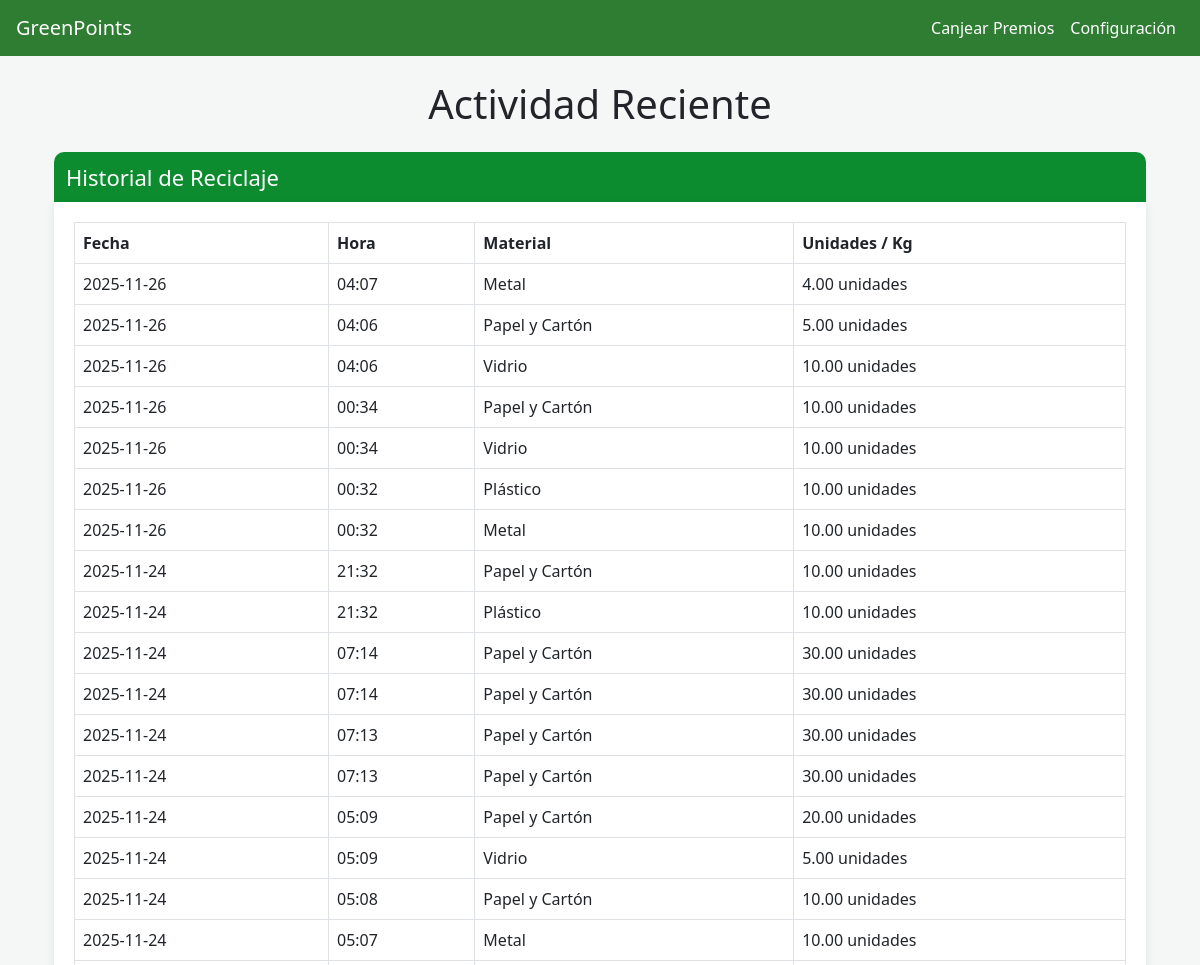
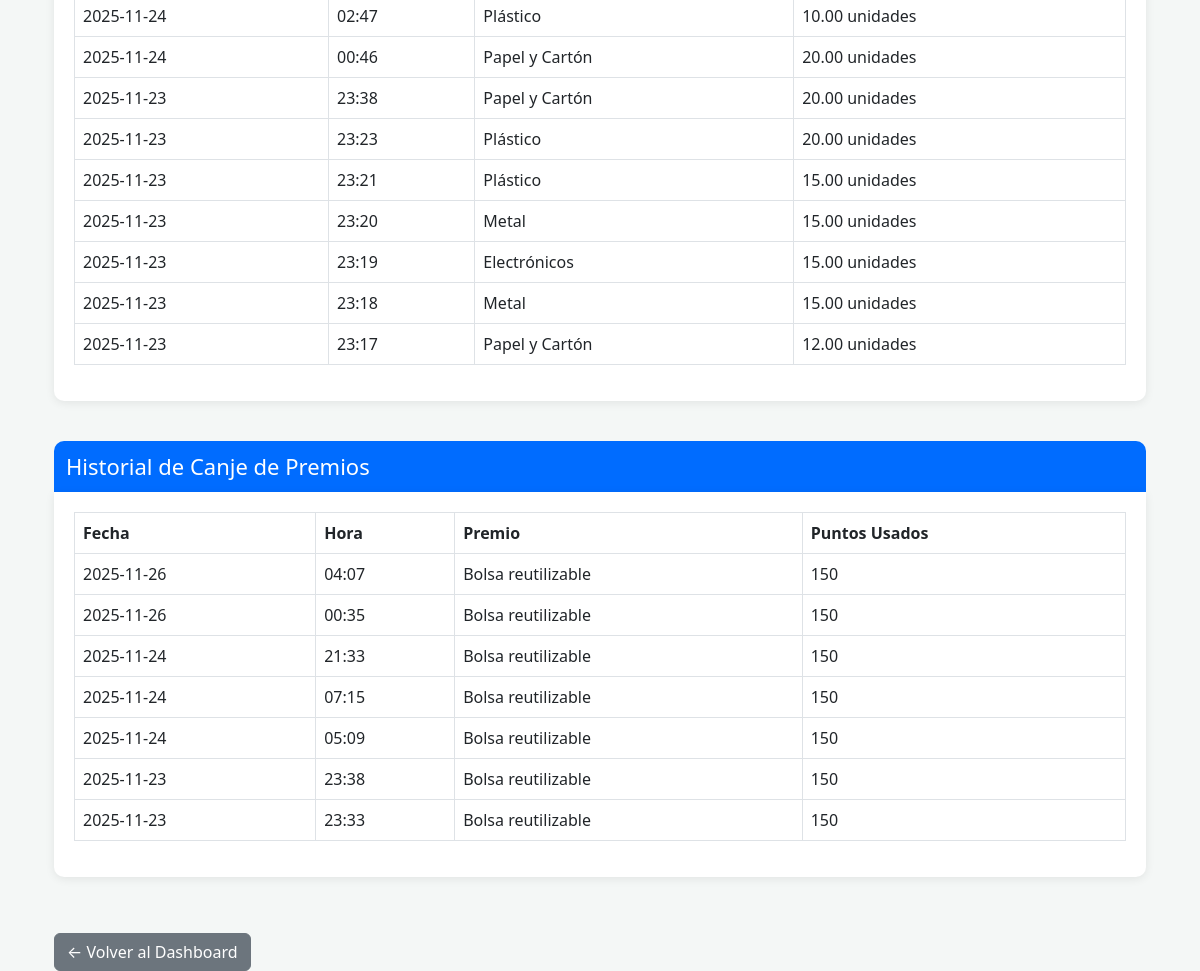
Screenshot of /actividad/ (signed in) with the database file from the repository (2 pictures, top to bottom).
### app/models.py (models this page shows, shortened)
class Reciclaje(models.Model):
    dispositivo = models.ForeignKey(Dispositivo, on_delete=models.CASCADE)
    codigo_usado = models.CharField(max_length=12, unique=True)
    tipo_material = models.CharField(max_length=50)
    peso_kg = models.DecimalField(max_digits=5, decimal_places=2, null=True, blank=True)
    foto = models.ImageField(upload_to="evidencias/", null=True, blank=True)
    nombre = models.CharField(max_length=100)
    apellido = models.CharField(max_length=100)
    correo = models.EmailField()
    telefono = models.CharField(max_length=20)
    puntos = models.IntegerField()
    cantidad = models.DecimalField(max_digits=6, decimal_places=2, null=True, blank=True)
    codigo_canje = models.CharField(max_length=12, unique=True, editable=False)
    fecha_registro = models.DateTimeField(auto_now_add=True)
    codigo_canje_usado = models.BooleanField(default=False)
    usuario = models.ForeignKey(User, on_delete=models.CASCADE, null=True, blank=True)

class Canje(models.Model):
    usuario = models.ForeignKey(User, on_delete=models.CASCADE)
    premio = models.ForeignKey(Premio, on_delete=models.CASCADE)
    fecha_canje = models.DateTimeField(auto_now_add=True)
    puntos_usados = models.IntegerField()

class Premio(models.Model):
    nombre = models.CharField(max_length=100)
    descripcion = models.TextField()
    puntos_necesarios = models.IntegerField()
    imagen = models.ImageField(upload_to='premios/', null=True, blank=True)

### app/views.py (the view)
# urls.py: path('actividad/', views.actividad_reciente, name='actividad_reciente'),
@login_required
def actividad_reciente(request):
    historial_reciclaje = Reciclaje.objects.filter(
        usuario=request.user
        ).exclude(
    tipo_material="Canje de premio"
    ).order_by('-fecha_registro')
    historial_canje = Canje.objects.filter(
        usuario=request.user
    ).order_by('-fecha_canje')
    return render(request, "app/actividad_reciente.html", {
        "historial_reciclaje": historial_reciclaje,
        "historial_canje": historial_canje,
    })

### app/context_processors.py (called while the page is built)
def modo_oscuro(request):
    if request.user.is_authenticated:
        config = ConfigNotificaciones.objects.filter(usuario=request.user).first()
        if config:
            return {'dark_mode': config.modo_oscuro}
    return {'dark_mode': False}

### app/templates/app/actividad_reciente.html (shortened to what this page needs)
{% extends 'app/base2.html' %}
{% load static %}
{% block content %}
<div class="container mt-4">
    <h1 class="text-center mb-4">Actividad Reciente</h1>
    <h3 class="titulo-seccion" style="background:#0C8C2F;">Historial de Reciclaje</h3>
    <div class="tabla-container">
        <table class="table table-bordered">
            <thead class="tabla-header">
                <tr>
                    <th>Fecha</th>
                    <th>Hora</th>
                    <th>Material</th>
                    <th>Unidades / Kg</th>
                </tr>
            </thead>
            <tbody>
                {% for r in historial_reciclaje %}
                <tr>
                    <td>{{ r.fecha_registro|date:"Y-m-d" }}</td>
                    <td>{{ r.fecha_registro|time:"H:i" }}</td>
                    <td>{{ r.tipo_material }}</td>
                    <td>
                        {% if r.peso_kg %}
                            {{ r.peso_kg }} kg
                        {% elif r.cantidad %}
                            {{ r.cantidad }} unidades
                        {% else %}
                            -
                        {% endif %}
                    </td>
                </tr>
                {% empty %}
                <tr>
                    <td colspan="4" class="text-center">No tienes registros de reciclaje aún.</td>
                </tr>
                {% endfor %}
            </tbody>
        </table>
    </div>
    <h3 class="titulo-seccion" style="background:#006CFF;">Historial de Canje de Premios</h3>
    <div class="tabla-container">
        <table class="table table-bordered">
            <thead class="tabla-header-azul">
                <tr>
                    <th>Fecha</th>
                    <th>Hora</th>
                    <th>Premio</th>
                    <th>Puntos Usados</th>
                </tr>
            </thead>
            <tbody>
                {% for c in historial_canje %}
                <tr>
                    <td>{{ c.fecha_canje|date:"Y-m-d" }}</td>
                    <td>{{ c.fecha_canje|time:"H:i" }}</td>
                    <td>{{ c.premio.nombre }}</td>
                    <td>{{ c.puntos_usados }}</td>
                </tr>
                {% empty %}
                <tr>
                    <td colspan="4" class="text-center">No hay canjes realizados aún.</td>
                </tr>
                {% endfor %}
            </tbody>
        </table>
    </div>
    <a href="{% url 'inicio' %}" class="btn btn-secondary mt-3">← Volver al Dashboard</a>
</div>
{% endblock %}

### app/templates/app/base2.html (shortened to what this page needs)
<!DOCTYPE html>
<html lang="es">
<head>
    <link href="https://cdn.jsdelivr.net/npm/bootstrap@5.3.0/dist/css/bootstrap.min.css" rel="stylesheet">
</head>
<body class="{% if dark_mode %}dark-mode{% endif %}">
    <nav class="navbar navbar-expand-lg navbar-dark px-3">
        <a class="navbar-brand" href="{% url 'inicio' %}">GreenPoints</a>
        <div class="collapse navbar-collapse">
            <ul class="navbar-nav ms-auto">
                <li class="nav-item">
                    <a class="nav-link" href="{% url 'canjear' %}">Canjear Premios</a>
                </li>
                <li class="nav-item">
                    <a class="nav-link" href="{% url 'configuracion' %}">Configuración</a>
                </li>
            </ul>
        </div>
    </nav>
    <div class="container mt-4">
        {% block content %}
        {% endblock %}
    </div>
</body>
</html>

### app/templates/app/base2.html (style rules this page uses)
body { background-color: #f4f7f6; transition: background-color 0.3s ease, color 0.3s ease; }
.navbar { background-color: #2e7d32 !important; }
.navbar a { color: white !important; }

### app/templates/app/actividad_reciente.html (style rules this page uses)
.titulo-seccion { padding: 12px; color: white; font-size: 22px; border-radius: 10px 10px 0 0; margin-bottom: 0; }
.tabla-container { background: white; padding: 20px; border-radius: 0 0 10px 10px; margin-bottom: 40px; box-shadow: 0px 2px 10px rgba(0,0,0,0.08); }
.tabla-header { background-color: #d6e7d6 !important; font-weight: bold; }
.tabla-header-azul { background-color: #dce6ff !important; font-weight: bold; }

### rows the page displays
Reciclaje: fecha_registro "2025-11-26", fecha_registro "04:07", tipo_material "Metal", cantidad "4.00"
Reciclaje: fecha_registro "2025-11-26", fecha_registro "04:06", tipo_material "Papel y Cartón", cantidad "5.00"
Reciclaje: fecha_registro "2025-11-26", fecha_registro "04:06", tipo_material "Vidrio", cantidad "10.00"
Reciclaje: fecha_registro "2025-11-26", fecha_registro "00:34", tipo_material "Papel y Cartón", cantidad "10.00"
Reciclaje: fecha_registro "2025-11-26", fecha_registro "00:34", tipo_material "Vidrio", cantidad "10.00"
Reciclaje: fecha_registro "2025-11-26", fecha_registro "00:32", tipo_material "Plástico", cantidad "10.00"
Reciclaje: fecha_registro "2025-11-26", fecha_registro "00:32", tipo_material "Metal", cantidad "10.00"
Reciclaje: fecha_registro "2025-11-24", fecha_registro "21:32", tipo_material "Papel y Cartón", cantidad "10.00"
Reciclaje: fecha_registro "2025-11-24", fecha_registro "21:32", tipo_material "Plástico", cantidad "10.00"
Reciclaje: fecha_registro "2025-11-24", fecha_registro "07:14", tipo_material "Papel y Cartón", cantidad "30.00"
Reciclaje: fecha_registro "2025-11-24", fecha_registro "07:14", tipo_material "Papel y Cartón", cantidad "30.00"
Reciclaje: fecha_registro "2025-11-24", fecha_registro "07:13", tipo_material "Papel y Cartón", cantidad "30.00"
Reciclaje: fecha_registro "2025-11-24", fecha_registro "07:13", tipo_material "Papel y Cartón", cantidad "30.00"
Reciclaje: fecha_registro "2025-11-24", fecha_registro "05:09", tipo_material "Papel y Cartón", cantidad "20.00"
Reciclaje: fecha_registro "2025-11-24", fecha_registro "05:09", tipo_material "Vidrio", cantidad "5.00"
Reciclaje: fecha_registro "2025-11-24", fecha_registro "05:08", tipo_material "Papel y Cartón", cantidad "10.00"
Reciclaje: fecha_registro "2025-11-24", fecha_registro "05:07", tipo_material "Metal", cantidad "10.00"
Reciclaje: fecha_registro "2025-11-24", fecha_registro "02:47", tipo_material "Plástico", cantidad "10.00"
Reciclaje: fecha_registro "2025-11-24", fecha_registro "00:46", tipo_material "Papel y Cartón", cantidad "20.00"
Reciclaje: fecha_registro "2025-11-23", fecha_registro "23:38", tipo_material "Papel y Cartón", cantidad "20.00"
Reciclaje: fecha_registro "2025-11-23", fecha_registro "23:23", tipo_material "Plástico", cantidad "20.00"
Reciclaje: fecha_registro "2025-11-23", fecha_registro "23:21", tipo_material "Plástico", cantidad "15.00"
Reciclaje: fecha_registro "2025-11-23", fecha_registro "23:20", tipo_material "Metal", cantidad "15.00"
Reciclaje: fecha_registro "2025-11-23", fecha_registro "23:19", tipo_material "Electrónicos", cantidad "15.00"
Reciclaje: fecha_registro "2025-11-23", fecha_registro "23:18", tipo_material "Metal", cantidad "15.00"
Reciclaje: fecha_registro "2025-11-23", fecha_registro "23:17", tipo_material "Papel y Cartón", cantidad "12.00"
Canje: fecha_canje "2025-11-26", fecha_canje "04:07", premio.nombre "Bolsa reutilizable", puntos_usados "150"
Canje: fecha_canje "2025-11-26", fecha_canje "00:35", premio.nombre "Bolsa reutilizable", puntos_usados "150"
Canje: fecha_canje "2025-11-24", fecha_canje "21:33", premio.nombre "Bolsa reutilizable", puntos_usados "150"
Canje: fecha_canje "2025-11-24", fecha_canje "07:15", premio.nombre "Bolsa reutilizable", puntos_usados "150"
Canje: fecha_canje "2025-11-24", fecha_canje "05:09", premio.nombre "Bolsa reutilizable", puntos_usados "150"
Canje: fecha_canje "2025-11-23", fecha_canje "23:38", premio.nombre "Bolsa reutilizable", puntos_usados "150"
Canje: fecha_canje "2025-11-23", fecha_canje "23:33", premio.nombre "Bolsa reutilizable", puntos_usados "150"
